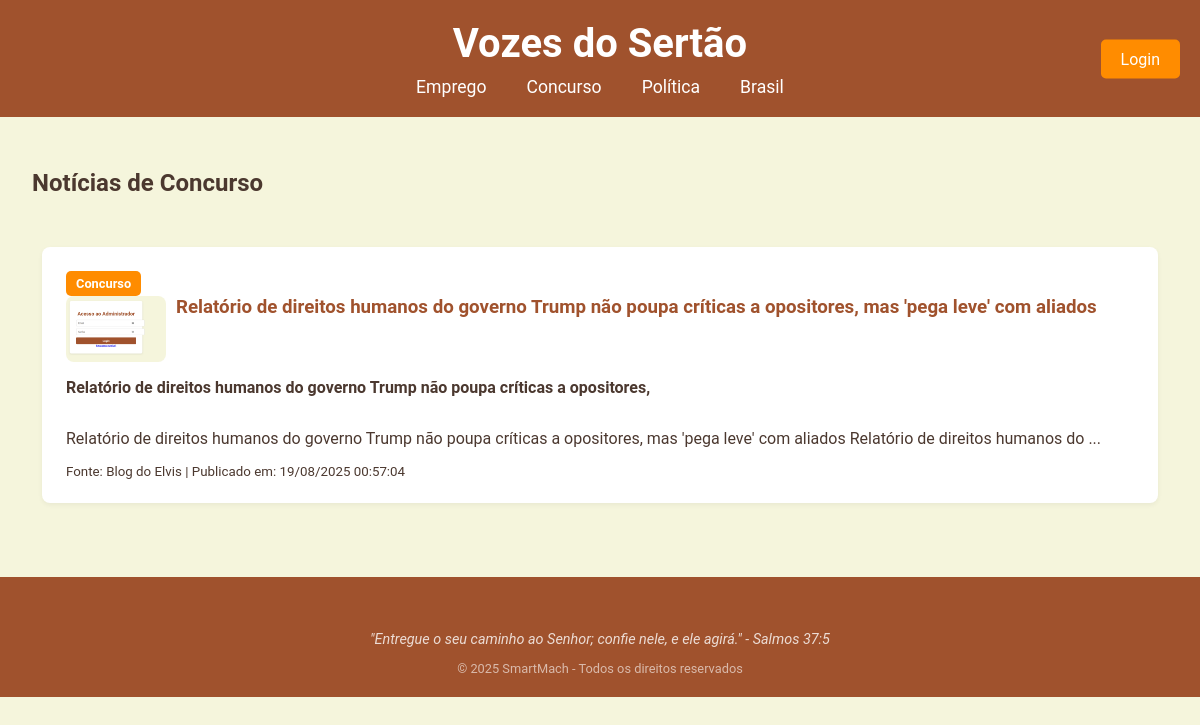
/concurso.php, run on the app's committed database.
### tables this page shows
CREATE TABLE `noticias` (
  `id` int(11) UNSIGNED NOT NULL,
  `categoria` varchar(50) NOT NULL,
  `titulo` varchar(255) NOT NULL,
  `subtitulo` varchar(255) NOT NULL,
  `conteudo` text NOT NULL,
  `fonte` varchar(100) NOT NULL,
  `caminho_imagem` varchar(255) NOT NULL,
  `data_publicacao` datetime NOT NULL
);

### concurso.php (the view, shortened to what this page needs)
<!DOCTYPE html>
<html lang="pt-br">
<head>
    <link rel="stylesheet" href="Css/emprego.css">
</head>
<body>
    <header>
        <div class="logo-container">
              <a href="index.php"><h1>Vozes do Sertão</h1></a>
        </div>
        <nav class="nav-categorias">
            <ul>
                <li><a href="emprego.php">Emprego</a></li>
                <li><a href="concurso.php">Concurso</a></li>
                <li><a href="politica.php">Política</a></li>
                <li><a href="brasil.php">Brasil</a></li>
            </ul>
        </nav>
        <a href="login.php" class="btn-login">Login</a>
    </header>
    <main>
        <div class="container-principal">
            <section class="noticias-lista">
                <h2>Notícias de Concurso</h2>
                <div id="container-noticias">
                    <?php
                      $servername = "localhost";
$username = "root";
$password = "";
$dbname = "blog_noticias";
                        $conn = new mysqli($servername, $username, $password, $dbname);
                        $sql = "SELECT id, titulo, subtitulo, conteudo, fonte, caminho_imagem, data_publicacao FROM noticias WHERE categoria = 'concurso' ORDER BY data_publicacao DESC";
                        $result = $conn->query($sql);
                        if ($result->num_rows > 0) {
                            while($row = $result->fetch_assoc()) {
                                echo '<div class="noticia-card-com-foto">';
                                echo '    <span class="noticia-categoria">Concurso</span>';
                                echo '    <a href="pagina_noticia.php?id=' . $row['id'] . '">';
                                echo '        <img src="' . htmlspecialchars($row['caminho_imagem']) . '" alt="Imagem da notícia">';
                                echo '        <h3>' . htmlspecialchars($row['titulo']) . '</h3>';
                                echo '    </a>';
                                echo '    <p><strong>' . htmlspecialchars($row['subtitulo']) . '</strong></p>';
                                echo '    <p>' . htmlspecialchars(substr($row['conteudo'], 0, 150)) . '...</p>';
                                $data = new DateTime($row['data_publicacao']);
                                $dataFormatada = $data->format('d/m/Y H:i:s');
                                echo '    <small>Fonte: ' . htmlspecialchars($row['fonte']) . ' | Publicado em: ' . $dataFormatada . '</small>';
                                echo '</div>';
                            }
                        } else {
                            echo "<p>Nenhuma notícia publicada ainda.</p>";
                        }
                    ?>
                </div>
            </section>
        </div>
    </main>
    <footer class="footer">
        <p>"Entregue o seu caminho ao Senhor; confie nele, e ele agirá." - Salmos 37:5</p>
        <span>© 2025 SmartMach - Todos os direitos reservados</span>
    </footer>
</body>
</html>

### Css/emprego.css (style rules this page uses)
body { font-family: 'Roboto', sans-serif; background-color: #F5F5DC; color: #4B382F; margin: 0; padding: 0; }
header { background-color: #A0522D; color: white; padding: 20px; display: flex; flex-direction: column; align-items: center; position: relative; }
.logo-container { text-align: center; margin-bottom: 10px; }
h1 { margin: 0; font-size: 2.5em; font-weight: 700; }
h1, a { text-decoration: none; color: white; }
.nav-categorias ul { list-style: none; padding: 0; margin: 0; display: flex; gap: 20px; }
.nav-categorias a { color: white; text-decoration: none; font-weight: 400; font-size: 1.1em; padding: 5px 10px; transition: background-color 0.3s; }
.btn-login { position: absolute; right: 20px; top: 50%; transform: translateY(-50%); background-color: #FF8C00; color: white; text-decoration: none; padding: 10px 20px; border-radius: 5px; transition: background-color 0.3s; }
main { padding: 2rem; max-width: 1200px; margin: 0 auto; }
.container-principal { display: flex; gap: 2rem; }
.noticias-lista { flex-grow: 1; display: flex; flex-direction: column; gap: 20px; }
.noticia-card-com-foto { background-color: white; border-radius: 8px; box-shadow: 0 2px 5px rgba(0,0,0,0.05); padding: 1.5rem; display: flex; flex-direction: column; margin: 10px; }
.noticia-card-com-foto a { text-decoration: none; color: inherit; display: flex; flex-direction: row; gap: 10px; }
.noticia-card-com-foto img { width: 100px; height: auto; border-radius: 8px; flex-shrink: 0; }
.noticia-card-com-foto h3 { color: #A0522D; margin-top: 0; }
.noticia-categoria { display: inline-block; background-color: #FF8C00; color: white; padding: 5px 10px; border-radius: 5px; font-size: 0.8rem; font-weight: bold; align-self: flex-start; }
.footer { flex-shrink: 0; background-color: #A0522D; color: white; padding: 40px 30px 20px; text-align: center; margin-top: 2rem; }
.footer p { color: rgba(255, 255, 255, 0.8); font-style: italic; font-size: 0.9rem; margin-bottom: 10px; }
.footer span { color: rgba(255, 255, 255, 0.6); font-size: 0.8rem; }

### data on the page
noticias: caminho_imagem (picture), titulo "Relatório de direitos humanos do governo Trump não poupa críticas a opositores, mas 'pega leve' com aliados", subtitulo "Relatório de direitos humanos do governo Trump não poupa críticas a opositores,", conteudo "Relatório de direitos humanos do governo Trump não poupa críticas a opositores, mas 'pega leve' com aliados Relatório de direitos humanos do", fonte "Blog do Elvis", data_publicacao "19/08/2025 00:57:04"
